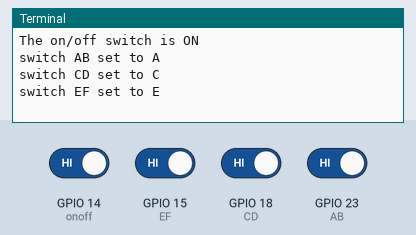
Bench run of a program on a simulated Raspberry Pi (BCM pin numbers). Shown: the last lines printed to the terminal. Inputs (shaded band) come from the test bench; at power-on: GPIO 14 (onoff), GPIO 15 (EF), GPIO 18 (CD), GPIO 23 (AB) HIGH.

Above: at 1.2 s.
1.3 s: GPIO 14 (onoff) driven LOW
At 2.1 s:
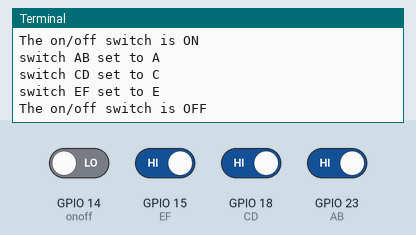
2.9 s: GPIO 15 (EF) driven LOW
At 3.4 s:
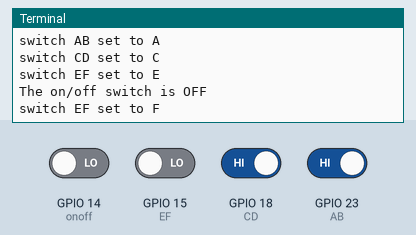
4.5 s: GPIO 18 (CD) driven LOW
At 5.8 s:
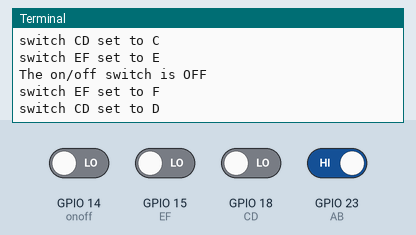
6.1 s: GPIO 23 (AB) driven LOW
At 7.1 s:
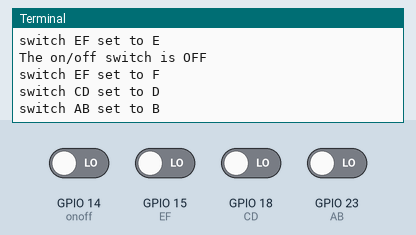

Measured:
- after the input at 1.3 s, the terminal: prints a new line after 0.10 s (image 1)
- after the input at 2.9 s, the terminal: prints a new line after 0.10 s (image 2)
- after the input at 4.5 s, the terminal: prints a new line after 0.10 s (image 3)
- after the input at 6.1 s, the terminal: prints a new line after 0.10 s (image 4)

The program:

switch_test-v2.py
```python
#!/usr/bin/python
#

# command to run:  python3 /home/pi3wdrobot/sw_header_tests/switch_test-v2.py

import RPi.GPIO as GPIO # Import the GPIO Library
import time # Import the Time library

# Set the GPIO modes
GPIO.setmode(GPIO.BCM)
GPIO.setwarnings(False)

# Set variables slide switches connected to the GPIO pins using the flexbot PCB
onoff = 14
AB = 23
CD = 18
EF = 15

# Set the on/off slide switch as an input
GPIO.setup(onoff, GPIO.IN)

# Set AB, CD & EF slide switches as an inputs
GPIO.setup(AB, GPIO.IN)
GPIO.setup(CD, GPIO.IN)
GPIO.setup(EF, GPIO.IN)


# set some parameters so that the program only prints out something if it has changed from last time
state_onoff = 2
state_AB = 2
state_CD = 2
state_EF = 2

try:
    #repeat the next indented block forever
    while True:
        # if the on/off switch is low (=0), it's off
        if GPIO.input(onoff)==0 and state_onoff!=0:
            print('The on/off switch is OFF')
            state_onoff = 0

        # If not (else), print the following
        elif GPIO.input(onoff)==1 and state_onoff!=1:
            print('The on/off switch is ON')
            state_onoff = 1

        # if the AB switch is low (=0), it's set to B
        if GPIO.input(AB)==0 and state_AB!=0:
            print('switch AB set to B')
            state_AB = 0

        # If not (else), print the following
        elif GPIO.input(AB)==1 and state_AB!=1:
            print('switch AB set to A')
            state_AB = 1

        # if the CD switch is low (=0), it's set to D
        if GPIO.input(CD)==0 and state_CD!=0:
            print('switch CD set to D')
            state_CD = 0

        # If not (else), print the following
        elif GPIO.input(CD)==1 and state_CD!=1:
            print('switch CD set to C')
            state_CD = 1

        # if the EF switch is low (=0), it's set to F
        if GPIO.input(EF)==0 and state_EF!=0:
            print('switch EF set to F')
            state_EF = 0

        # If not (else), print the following
        elif GPIO.input(EF)==1 and state_EF!=1:
            print('switch EF set to E')
            state_EF = 1

        # Wait, then do the same again
        time.sleep(0.2)

# If you press CTRL+C, cleanup and stop
except KeyboardInterrupt:
    GPIO.cleanup()
```
